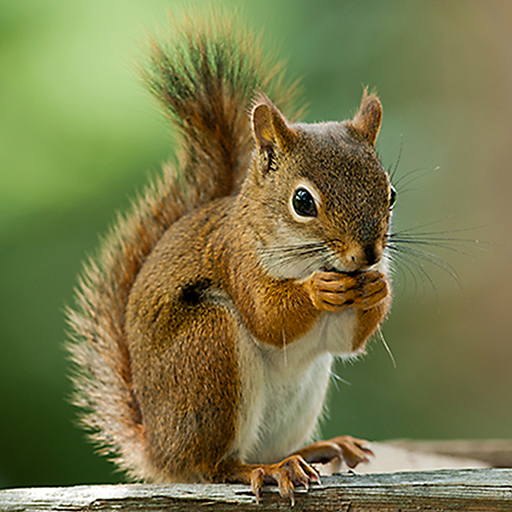
#> input picture image.png, 512 x 512 px
$ python '6_(binary representation).py'
#> lines starting #> are read from the running program, lines starting #| are printed output that depends on the picture; after the words box and inside, x2 and y2 are one past the last pixel; in counts of white or black regions, pixels touching at a corner belong together
import cv2
import numpy as np
import matplotlib.pyplot as plt

img = cv2.imread('image.png', 0)
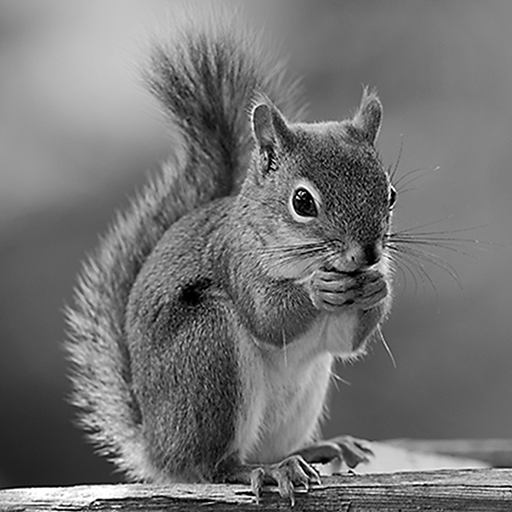
#> img: shape (512, 512); min 0, max 255, mean 115.9

h,w = img.shape
#> h = 512; w = 512

binary=np.zeros_like(img)

# 1. Manual Thresholding
for i in range(h):
    for j in range(w):
        if img[i,j]>=128:
            binary[i,j]=255
        else:
            binary[i,j]=0
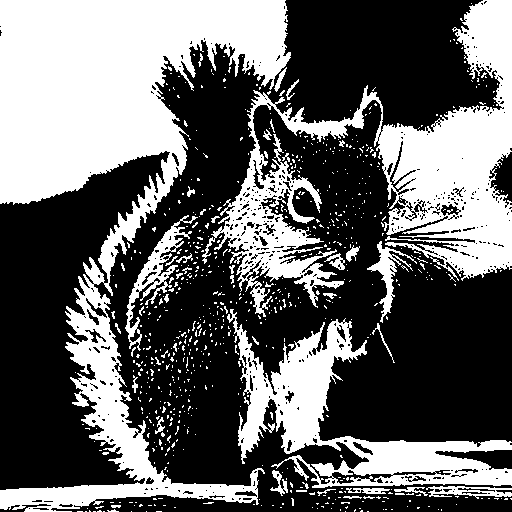
#> binary: shape (512, 512); 39.6% white; 744 white regions (700 under 20 px), largest, box (x1, y1, x2, y2) and area: (0, 0, 291, 512) 52179, (202, 0, 512, 317) 29057, (227, 309, 512, 488) 14592

#display
image=[img,binary]
title=['Original','Binary image']
for k in range(2):
    plt.subplot(1,2,k+1)
    plt.imshow(image[k],cmap='gray')
    plt.title(title[k])
    plt.axis('off')

#plt.tight_layout()
plt.show()
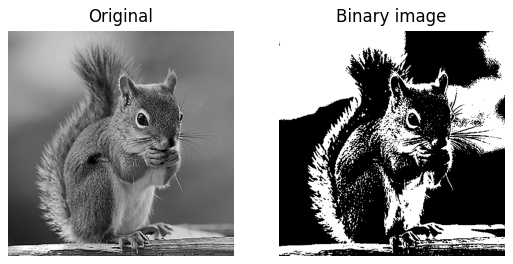
#> figure drawn by matplotlib, 2 panels

$ run again, with img1.jpg saved as image.png
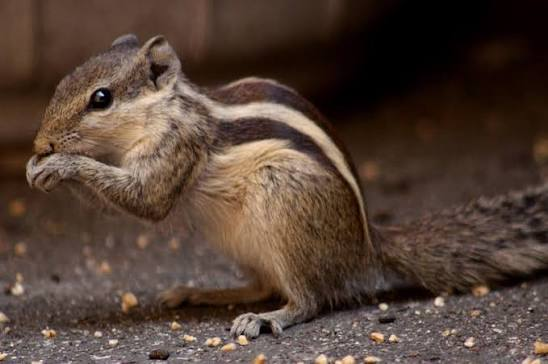
#> input picture img1.jpg, 548 x 364 px
#> after the loop `for i in range(h):`:
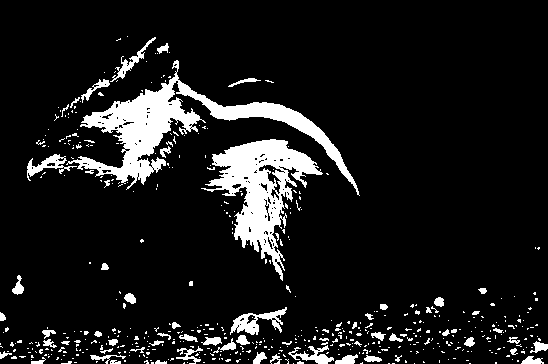
#> binary: shape (364, 548); 10.5% white; 511 white regions (449 under 20 px), largest, box (x1, y1, x2, y2) and area: (66, 60, 360, 196) 7762, (201, 139, 323, 281) 6106, (230, 307, 287, 335) 630
#> `plt.show()`:
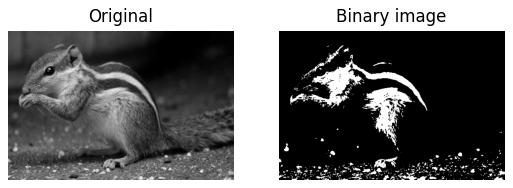
#> figure drawn by matplotlib, 2 panels
